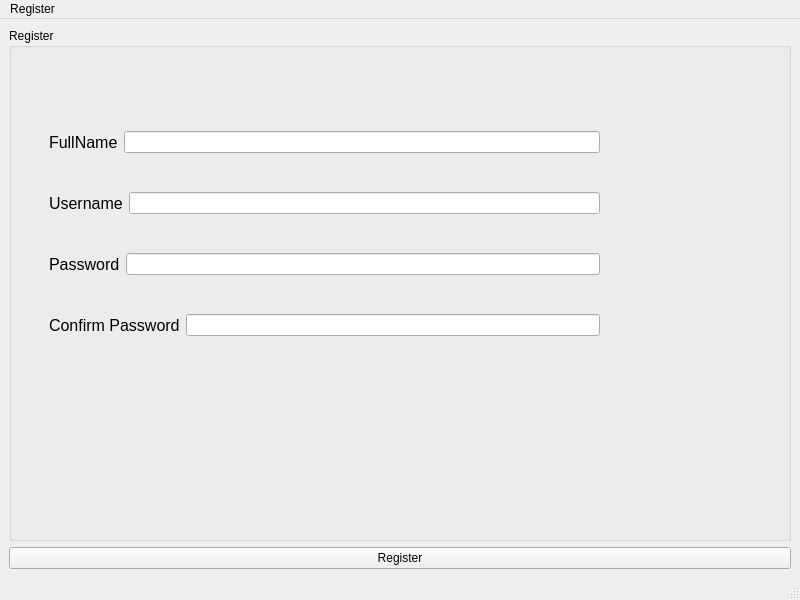
<?xml version="1.0" encoding="UTF-8"?>
<ui version="4.0">
 <class>SignupPage</class>
 <widget class="QMainWindow" name="SignupPage">
  <property name="geometry">
   <rect>
    <x>0</x>
    <y>0</y>
    <width>800</width>
    <height>600</height>
   </rect>
  </property>
  <property name="windowTitle">
   <string>MainWindow</string>
  </property>
  <widget class="QWidget" name="centralwidget">
   <layout class="QVBoxLayout" name="verticalLayout_2">
    <item>
     <widget class="QGroupBox" name="groupBox">
      <property name="title">
       <string>Register</string>
      </property>
      <widget class="QWidget" name="layoutWidget">
       <property name="geometry">
        <rect>
         <x>40</x>
         <y>70</y>
         <width>551</width>
         <height>271</height>
        </rect>
       </property>
       <layout class="QVBoxLayout" name="verticalLayout">
        <item>
         <layout class="QHBoxLayout" name="horizontalLayout">
          <item>
           <widget class="QLabel" name="fullNamLlabel">
            <property name="font">
             <font>
              <pointsize>12</pointsize>
             </font>
            </property>
            <property name="text">
             <string>FullName</string>
            </property>
           </widget>
          </item>
          <item>
           <widget class="QLineEdit" name="fullNameLineEdit"/>
          </item>
         </layout>
        </item>
        <item>
         <layout class="QHBoxLayout" name="horizontalLayout_2">
          <item>
           <widget class="QLabel" name="usernameLabel">
            <property name="font">
             <font>
              <pointsize>12</pointsize>
             </font>
            </property>
            <property name="text">
             <string>Username</string>
            </property>
           </widget>
          </item>
          <item>
           <widget class="QLineEdit" name="usernameLineEdit"/>
          </item>
         </layout>
        </item>
        <item>
         <layout class="QHBoxLayout" name="horizontalLayout_3">
          <item>
           <widget class="QLabel" name="passwordLabel">
            <property name="font">
             <font>
              <pointsize>12</pointsize>
             </font>
            </property>
            <property name="text">
             <string>Password</string>
            </property>
           </widget>
          </item>
          <item>
           <widget class="QLineEdit" name="passwordLineEdit">
            <property name="echoMode">
             <enum>QLineEdit::Password</enum>
            </property>
           </widget>
          </item>
         </layout>
        </item>
        <item>
         <layout class="QHBoxLayout" name="horizontalLayout_4">
          <item>
           <widget class="QLabel" name="confirmPasswordLabel">
            <property name="font">
             <font>
              <pointsize>12</pointsize>
             </font>
            </property>
            <property name="text">
             <string>Confirm Password</string>
            </property>
           </widget>
          </item>
          <item>
           <widget class="QLineEdit" name="confirmPassswordLineEdit">
            <property name="echoMode">
             <enum>QLineEdit::Password</enum>
            </property>
           </widget>
          </item>
         </layout>
        </item>
       </layout>
      </widget>
     </widget>
    </item>
    <item>
     <widget class="QPushButton" name="registerButton">
      <property name="text">
       <string>Register</string>
      </property>
     </widget>
    </item>
   </layout>
  </widget>
  <widget class="QMenuBar" name="menubar">
   <property name="geometry">
    <rect>
     <x>0</x>
     <y>0</y>
     <width>800</width>
     <height>31</height>
    </rect>
   </property>
   <widget class="QMenu" name="menuRegister">
    <property name="title">
     <string>Register</string>
    </property>
   </widget>
   <addaction name="menuRegister"/>
  </widget>
  <widget class="QStatusBar" name="statusbar"/>
 </widget>
 <resources/>
 <connections/>
</ui>
